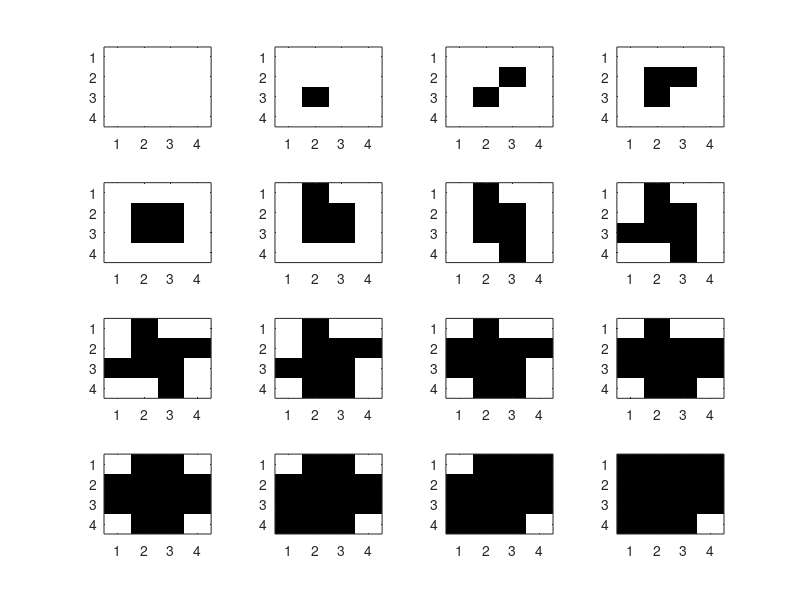
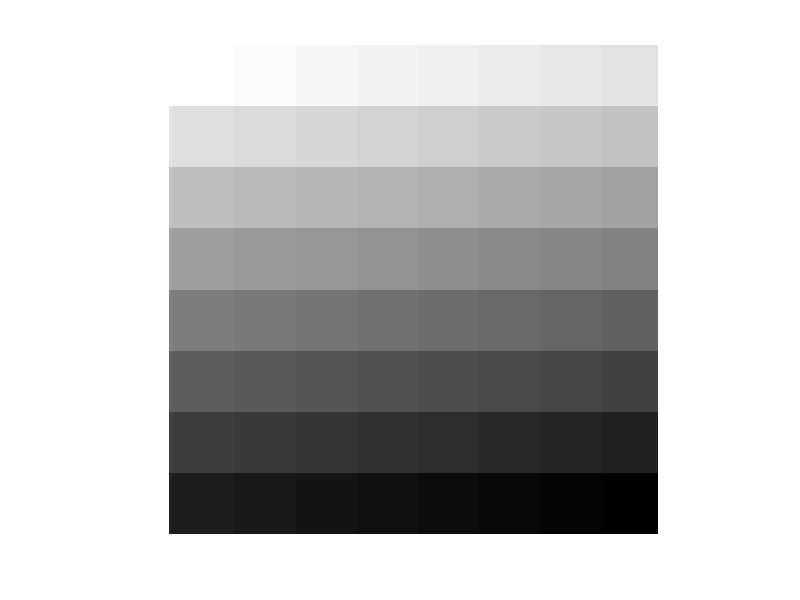

These charts were generated, in order, by the following MATLAB code: (Note: this script raises an error after producing the figures.)
%t_Halftone - Printing tutorial
%
%PURPOSE:  Image halftoning for binary, black/white, printers
%AUTHOR:   R. Koehler, X. Zhang, B. Wandell
%DATE:     02.25.97
%CONCEPTS:
%
% This tutorial illustrates how to use halftoning to achieve the
% visual illusion of gray-levels in a binary display system.
% You will learn about two approaches:  thresholding approaches
% using dither patterns and the computational method called error
% diffusion.
%
% Matlab 7:  Checked 01.08.06
% Matlab 5:  Checked 01.06.98
%
%%%%%%%%%%%%%%%%%%%%%%%%%%%%%%%%%%%%%%%%%%%%%%%%%%%%%%%%%%%%%%%%%

% Most printers place a binary mark at each spot on the page:
% that is, they either place a dot at position or not. Hence,
% unlike monitors, printers do not display a range of intensity
% levels.

% To create the illusion of intensity variation, printers fool
% the eye by trading area for intensity.  One way to do this is
% to divide the image into a number of small areas (halftone
% cells) and print more or less dots in this area according to a
% rule that is governed by the local image intensity.  This
% halftoning process substitutes a number of dots for a variation
% in gray level (or color).

% The algorithm for simple halftoning is to define a small
% pattern, defined over the halftone cell, that spans a small
% number of printable dots.  The values within this halftone cell
% define a set of thresholds.  The binary decision of whether to
% print or not at each addressable print location is governed by
% how the image intensity compares to the entry in the halftone
% cell.  Halftone algorithms are often named by the principle
% that underlies the pattern within the halftone cell.

% Let's begin with a simple halftone algorithm called "cluster dot."
% This algorithm uses a halftone cell in which the printed area
% has the shape of a larger and larger dot.  As the image region
% within the halftone cell becomes darker and darker, the size of
% the dot grows larger.  Here is an example of a 4x4 halftone
% cell that illustrates the idea.

halfToneCell_4 = ...
    [15 5 12 14
    10 3 2 8
    7 1 4 11
    13 9 6 16];

% Suppose we have a 4x4 image region that has a hight density,
% say 12.
im = 12*ones(4,4);

% To print this section of the image, we compare the density in
% the image with the thresholds in the halftone cell,
cmp = halfToneCell_4 < im

%  The locations set to one are printed with a black dot, and the
% locations with 0 are unprinted (white).  Because of Matlab's
% ordering, we will add 1 to cmp and build the binary color map
% as
bMap = [1 1 1; 0 0 0]

figure;
colormap(bMap); image( cmp + 1 );

% For this high density, we print most of the halftone cell as
% black.  Now, let's see how the halftone cell would print at a
% set of increasing densities:

cnt = 1;
for density = 1:16
    im = ones(4,4)*density;
    cmp = (halfToneCell_4 < im);
    subplot(4,4,cnt)
    image(cmp + 1);
    cnt = cnt + 1;
end

% As the mean image density varies from low (light) to high
% (dark) the region corresponding to the halftone cell is printed
% as an increasingly large black dot.

% Now we can apply the halftone cell to an entire test image.
% We start with a simple test image containingeight gray strips
% that vary from black to white.

grayStrips = 8;
bw_range = [0, 1];
sweep_size = 128;

%
[x,y] = meshgrid(0:sweep_size-1, 0:sweep_size-1);
y = fix(y * grayStrips / sweep_size) / grayStrips;
x = x / (sweep_size * grayStrips);
sweep_8 = ones(sweep_size, sweep_size) - (x + y);

% This ramp pattern has many gray levels arranged in 8 strips.
% The density increases from left to right.
figure;
imshow(sweep_8);

% The values in sweep_8 are frame buffer values that are
% nonlinearly related to intensity.  The halftoning principle
% depends on LINEAR SPATIAL AVERAGING of the dots.  Hence, to
% make the proper decisions about the halftoning, we have to take
% into account the true intensity associated with each level.
% Hence, before halftoning we need to convert the frame buffer
% values to linear gray scale values (gamma correction--review
% the ColorMatching tutorial for why and how to perform gamma
% correction). We use a gamma value = 2.

monitorGamma = 2;
sweep_8_linear = sweep_8 .^ monitorGamma;
HTsweep_4 = HalfToneImage(halfToneCell_4, sweep_8_linear);
imshow(HTsweep_4);

% Were we doing this on a printer, rather than a display, we
% would have to know the relationship between the image density
% and the displayed intensity, and also, we would need to know
% the relationship between the image dot size in the cluster dot
% and the reflected intensity.

% The image halftone is created in the routine
% HalfToneImage. (Use type HalfToneImage to see the full
% routine).  The process simply applies the HalfToneCell
% comparison again and again across the image.  The light image
% regions contain no black dot or a small black dot.  The dark
% image regions contain large black dots or a complete black dot.

type HalfToneImage.m

% The halftone does a worse job tracking the gray levels if the
% halftone cell is smaller.

halfToneCell_2 = [ 4 3; 2 1];
HTsweep_2 = HalfToneImage(halfToneCell_2, sweep_8_linear);
imshow(HTsweep_2);

% We can also scale up these two images to see how the halftones are formed.
%
scale_sweep_2 = kron(HTsweep_2, ones(3,3));
imshow(scale_sweep_2);

scale_sweep_4 = kron(HTsweep_4, ones(3,3));
imshow(scale_sweep_4);

%%%%%%%%%%%%%%%%%%%%%%%%%%%%%%%%%%%%%%%%%%%%
%
% Bayer dithering
%
%%%%%%%%% %%%%%%%%% %%%%%%%%% %%%%%%%%% %%%%%%%%%

% In the supplemental reading, Bayer describes a halftone cell
% for Figure 2: "imitation halftone pattern."  We enter it as:

halfToneCell_B2 = ...
    [7 6 5 16 17 18 19 20
    8 1 4 15 28 29 30 21
    9 2 3 14 27 32 31 22
    10 11 12 13 26 25 24 23
    17 18 19 20 7 6 5 16
    28 29 30 21 8 1 4 15
    27 32 31 22 9 2 3 14
    26 25 24 23 10 11 12 13];

colormap(bMap)
cnt = 1;
for density = 1:32
    im = ones(8,8)*density;
    cmp = (halfToneCell_B2 < im);
    subplot(6,6,cnt)
    image(cmp + 1);
    cnt = cnt + 1;
end

% This pattern is much like the simple cluster dot, except it
% introduces a smaller pair of dots oriented at 45 deg to the
% image. Now apply it to the sweep pattern:
clf
HTsweep_B2 = HalfToneImage(halfToneCell_B2, sweep_8_linear);
imshow(HTsweep_B2);

% Bayer also describes a halftone cell for Figure 4 that
% considered to be much better (he called it an "optimum dot
% pattern").  This pattern is built so that the dots are
% dispersed in a random array.

halfToneCell_B4 = ...
    [1 17 5 21 2 18 6 22
    25 9 29 13 26 10 30 14
    7 23 3 19 8 24 4 20
    31 15 27 11 32 16 28 12
    2 18 6 22 1 17 5 21
    26 10 30 14 25 9 29 13
    8 24 4 20 7 23 3 19
    32 16 28 12 31 15 27 11];

figure;
colormap(bMap)
cnt = 1;
for density = 1:32
    im = ones(8,8)*density;
    cmp = (halfToneCell_B4 < im);
    subplot(6,6,cnt)
    image(cmp + 1);
    cnt = cnt + 1;
end

clf
HTsweep_B4 = HalfToneImage(halfToneCell_B4, sweep_8_linear);
imshow(HTsweep_B4);

% if you want to close the image windows, do this
close all;

% These halftones can also be applied to a real image.

D = load('jpegFiles/einstein.mat'); img = D.X;
img = img / 256;
imshow(img);

% gamma correction
img_linear = img .^ monitorGamma;

HTimg_B4 = HalfToneImage(halfToneCell_B4, img_linear);
imshow(HTimg_B4);

% If you enlarge this image you should see that the halftone
% cells are not the same as the basic patterns we saw.  This is
% because the halftone dot is formed by the space-varying image,
% not simple constant patterns. The image changes density rapidly
% over sapce and the dots reflect the correct image density.

scale_img_B4 = kron(HTimg_B4, ones(3,3));
imshow(scale_img_B4);

% You can see this easily by changing the original sweep to
% a different number of strips, say 5.  Thus the halftone
% cells will not line up on the strip boundaries.

grayStrips = 5;
[x,y] = meshgrid(0:sweep_size-1, 0:sweep_size-1);
y = fix(y * grayStrips / sweep_size) / grayStrips;
x = x/(sweep_size * grayStrips);
sweep_5 = ones(sweep_size, sweep_size) - (x + y);
imshow(sweep_5);

% gamma correction
%
sweep_5_linear = sweep_5 .^ monitorGamma;

HTsweep_5_4 = HalfToneImage(halfToneCell_4, sweep_5_linear);
imshow(HTsweep_5_4);

scale_sweep_5_4 = kron(HTsweep_5_4, ones(3,3));
imshow(scale_sweep_5_4);

%% close all image windows
close all;

%%%%%%%%%%%%%%%%%%%%%%%%%%%%%%%%%%%%%%%%%%%%%%%%%%%%%%
%
% Error Diffusion
%
%%%%%%%%%%%%%%%%%%%%%%%%%%%%%%%%%%%%%%%%%%%%%%%%%%%%%%

% This version uses an algorithm by Floyd and Steinberg
% which is described in the course supplemental
% reading.  The algorithm is called error diffusion, though
% it is sometimes called stochastic screening.  Variations
% of the basic error diffusion pattern are used by Ulichney.

% Unlike the halftone cells described in part 1, error diffusion
% does not use a fixed positioning for the halftone output.
% Rather, each pixel is compared to a threshold and a decision
% is made to print that pixel as black, or leave it white.
% The difference between the actual pixel density and the level
% printed is the error.  That error is diffused to neighboring
% pixels (to the right and/or down) and the process is repeated.
% We can use the same images as we did before to see the impact
% of this type of halftoning.  Actually, this process is usually
% referred to as dithering.  Screening is yet another term which
% includes both the halftoning described in tutorial part 1 and
% here.  (Dithering can also refer to the halftoning previously
% described.)

% As with the fixed position cells described before, the objective
% of error diffusion is to replace a set of intermediate level
% densities with a binary set whose area approximates the optical
% denisty (appearance) of the original.

% The algorithm has one free set of parameters called the
% diffusion matrix, FS.  This matrix determines how the error at
% a point is distributed to its neighbors.  The pixel being
% considered is in the middle of the top row of FS.  The fraction
% of the error to be applied to each neighbor is set by the value
% in FS.  There is no standard way to deal with the errors that
% are accumulated at the end of each row: some peple just throw
% them away, others roll them down to the next row, others - who
% knows.  Here, we will treat the image as if it were a spiral
% and roll the errors from each end "down and to the right" or
% "up and to the left."  This is complicated in the algorithm so
% don't worry too much if the process is not entirely clear.

% The simplest error diffusion is to just pass the error from
% each pixel to the neighbor to the right.  We can do this with:

FS_1 = [0 0 1];

% You can view the implementation of the error diffusion by
% entering: type FloydSteinberg.m

HT_image_1 = FloydSteinberg(FS_1, sweep_8_linear);

imshow(sweep_8);
imshow(HT_image_1);

% Now we can apply the matrix specified by Floyd and Steinberg
% in their paper.

FS_2 =	[0 0 0 7 5; ...
    3 5 7 5 3; ...
    1 3 5 3 1];
FS_2 = FS_2 / sum(FS_2(:));
HT_image_2 = FloydSteinberg(FS_2, sweep_8_linear);
imshow(HT_image_2);

% And we can pick one from Ulichney
%

FS_3 =	[0 0 7;  ...
    3 5 1];
FS_3 = FS_3 / sum(FS_3(:));
HT_image_3 = FloydSteinberg(FS_3, sweep_8_linear);
imshow(HT_image_3);

% Finally, let's look at a real image
%
D = load('jpegFiles/einstein.mat'); img = D.X;
img = img / 256;
imshow(img);
img_linear = img .^ monitorGamma;
HTimg_2 = FloydSteinberg(FS_2, img_linear);
imshow(HTimg_2);

% People's preference depends on the choice of output device.
% Specific printing technologies have different properties that
% make different halftoning algorithms look better or worse.
% Choosing a screening process can be quite difficult because
% methods of deciding on the preference between two images,
% neither of which is very good, is hard to specify.  Worse yet,
% even when people do make consistent choices the choice they
% make can depend on the test image.  Sigh.


%%%%%%%END

